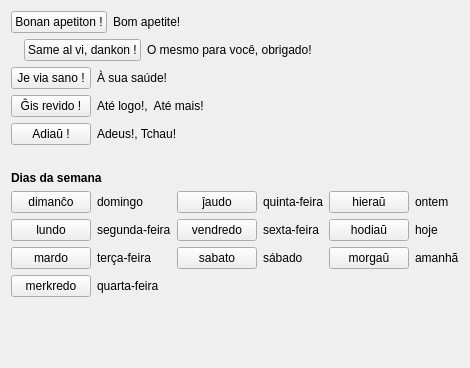
     <widget class="QWidget" name="tab_34">
      <attribute name="icon">
       <iconset resource="ikonoj.qrc">
        <normaloff>:/ikonoj/leciono.png</normaloff>:/ikonoj/leciono.png</iconset>
      </attribute>
      <attribute name="title">
       <string>2</string>
      </attribute>
      <layout class="QVBoxLayout" name="verticalLayout_151" stretch="0,1,0,3">
       <item>
        <layout class="QVBoxLayout" name="verticalLayout_146">
         <item>
          <layout class="QHBoxLayout" name="horizontalLayout_294">
           <item>
            <widget class="klakbutono" name="Lec04_Button1">
             <property name="sizePolicy">
              <sizepolicy hsizetype="Maximum" vsizetype="Fixed">
               <horstretch>0</horstretch>
               <verstretch>0</verstretch>
              </sizepolicy>
             </property>
             <property name="maximumSize">
              <size>
               <width>16777215</width>
               <height>16777215</height>
              </size>
             </property>
             <property name="text">
              <string>Bonan apetiton !</string>
             </property>
            </widget>
           </item>
           <item>
            <widget class="QLabel" name="Lec04_Label11">
             <property name="text">
              <string>Bom apetite!</string>
             </property>
             <property name="wordWrap">
              <bool>true</bool>
             </property>
            </widget>
           </item>
          </layout>
         </item>
         <item>
          <layout class="QHBoxLayout" name="horizontalLayout_296">
           <item>
            <widget class="label_sago_reversa" name="label_117">
             <property name="sizePolicy">
              <sizepolicy hsizetype="Maximum" vsizetype="Preferred">
               <horstretch>0</horstretch>
               <verstretch>0</verstretch>
              </sizepolicy>
             </property>
             <property name="maximumSize">
              <size>
               <width>16777215</width>
               <height>16777215</height>
              </size>
             </property>
             <property name="text">
              <string/>
             </property>
             <property name="pixmap">
              <pixmap resource="ikonoj.qrc">:/ikonoj/sago_revena.png</pixmap>
             </property>
             <property name="alignment">
              <set>Qt::AlignRight|Qt::AlignTrailing|Qt::AlignVCenter</set>
             </property>
            </widget>
           </item>
           <item>
            <widget class="klakbutono" name="Lec04_Button3">
             <property name="sizePolicy">
              <sizepolicy hsizetype="Maximum" vsizetype="Fixed">
               <horstretch>0</horstretch>
               <verstretch>0</verstretch>
              </sizepolicy>
             </property>
             <property name="maximumSize">
              <size>
               <width>16777215</width>
               <height>16777215</height>
              </size>
             </property>
             <property name="text">
              <string>Same al vi, dankon !</string>
             </property>
            </widget>
           </item>
           <item>
            <widget class="QLabel" name="Lec04_Label13">
             <property name="text">
              <string>O mesmo para você, obrigado!</string>
             </property>
             <property name="wordWrap">
              <bool>true</bool>
             </property>
            </widget>
           </item>
          </layout>
         </item>
         <item>
          <layout class="QHBoxLayout" name="horizontalLayout_297">
           <item>
            <widget class="klakbutono" name="Lec04_Button2">
             <property name="sizePolicy">
              <sizepolicy hsizetype="Maximum" vsizetype="Fixed">
               <horstretch>0</horstretch>
               <verstretch>0</verstretch>
              </sizepolicy>
             </property>
             <property name="maximumSize">
              <size>
               <width>16777215</width>
               <height>16777215</height>
              </size>
             </property>
             <property name="text">
              <string>Je via sano !</string>
             </property>
            </widget>
           </item>
           <item>
            <widget class="QLabel" name="Lec04_Label12">
             <property name="text">
              <string>À sua saúde!</string>
             </property>
             <property name="wordWrap">
              <bool>true</bool>
             </property>
            </widget>
           </item>
          </layout>
         </item>
         <item>
          <layout class="QHBoxLayout" name="horizontalLayout_295">
           <item>
            <widget class="klakbutono" name="Lec04_Button4">
             <property name="sizePolicy">
              <sizepolicy hsizetype="Maximum" vsizetype="Fixed">
               <horstretch>0</horstretch>
               <verstretch>0</verstretch>
              </sizepolicy>
             </property>
             <property name="maximumSize">
              <size>
               <width>16777215</width>
               <height>16777215</height>
              </size>
             </property>
             <property name="text">
              <string>Ĝis revido !</string>
             </property>
            </widget>
           </item>
           <item>
            <widget class="QLabel" name="Lec04_Label14">
             <property name="text">
              <string>Até logo!,  Até mais!</string>
             </property>
             <property name="wordWrap">
              <bool>true</bool>
             </property>
            </widget>
           </item>
          </layout>
         </item>
         <item>
          <layout class="QHBoxLayout" name="horizontalLayout_298">
           <item>
            <widget class="klakbutono" name="Lec04_Button5">
             <property name="sizePolicy">
              <sizepolicy hsizetype="Maximum" vsizetype="Fixed">
               <horstretch>0</horstretch>
               <verstretch>0</verstretch>
              </sizepolicy>
             </property>
             <property name="maximumSize">
              <size>
               <width>16777215</width>
               <height>16777215</height>
              </size>
             </property>
             <property name="text">
              <string>Adiaŭ !</string>
             </property>
            </widget>
           </item>
           <item>
            <widget class="QLabel" name="Lec04_Label15">
             <property name="text">
              <string>Adeus!, Tchau!</string>
             </property>
             <property name="wordWrap">
              <bool>true</bool>
             </property>
            </widget>
           </item>
          </layout>
         </item>
        </layout>
       </item>
       <item>
        <spacer name="verticalSpacer_6">
         <property name="orientation">
          <enum>Qt::Vertical</enum>
         </property>
         <property name="sizeHint" stdset="0">
          <size>
           <width>20</width>
           <height>40</height>
          </size>
         </property>
        </spacer>
       </item>
       <item>
        <layout class="QVBoxLayout" name="verticalLayout_150">
         <item>
          <widget class="titolo" name="Lec04_Label20">
           <property name="maximumSize">
            <size>
             <width>16777215</width>
             <height>16777215</height>
            </size>
           </property>
           <property name="font">
            <font>
             <weight>75</weight>
             <bold>true</bold>
            </font>
           </property>
           <property name="text">
            <string>Dias da semana</string>
           </property>
          </widget>
         </item>
         <item>
          <layout class="QHBoxLayout" name="horizontalLayout_311">
           <item>
            <layout class="QVBoxLayout" name="verticalLayout_147">
             <item>
              <layout class="QHBoxLayout" name="horizontalLayout_299">
               <item>
                <widget class="klakbutono" name="Lec04_Button391">
                 <property name="sizePolicy">
                  <sizepolicy hsizetype="Maximum" vsizetype="Fixed">
                   <horstretch>0</horstretch>
                   <verstretch>0</verstretch>
                  </sizepolicy>
                 </property>
                 <property name="maximumSize">
                  <size>
                   <width>16777215</width>
                   <height>16777215</height>
                  </size>
                 </property>
                 <property name="text">
                  <string>dimanĉo</string>
                 </property>
                </widget>
               </item>
               <item>
                <widget class="QLabel" name="Lec04_Label317">
                 <property name="text">
                  <string>domingo</string>
                 </property>
                 <property name="wordWrap">
                  <bool>true</bool>
                 </property>
                </widget>
               </item>
              </layout>
             </item>
             <item>
              <layout class="QHBoxLayout" name="horizontalLayout_300">
               <item>
                <widget class="klakbutono" name="Lec04_Button392">
                 <property name="sizePolicy">
                  <sizepolicy hsizetype="Maximum" vsizetype="Fixed">
                   <horstretch>0</horstretch>
                   <verstretch>0</verstretch>
                  </sizepolicy>
                 </property>
                 <property name="maximumSize">
                  <size>
                   <width>16777215</width>
                   <height>16777215</height>
                  </size>
                 </property>
                 <property name="text">
                  <string>lundo</string>
                 </property>
                </widget>
               </item>
               <item>
                <widget class="QLabel" name="Lec04_Label318">
                 <property name="text">
                  <string>segunda-feira</string>
                 </property>
                 <property name="wordWrap">
                  <bool>true</bool>
                 </property>
                </widget>
               </item>
              </layout>
             </item>
             <item>
              <layout class="QHBoxLayout" name="horizontalLayout_301">
               <item>
                <widget class="klakbutono" name="Lec04_Button393">
                 <property name="sizePolicy">
                  <sizepolicy hsizetype="Maximum" vsizetype="Fixed">
                   <horstretch>0</horstretch>
                   <verstretch>0</verstretch>
                  </sizepolicy>
                 </property>
                 <property name="maximumSize">
                  <size>
                   <width>16777215</width>
                   <height>16777215</height>
                  </size>
                 </property>
                 <property name="text">
                  <string>mardo</string>
                 </property>
                </widget>
               </item>
               <item>
                <widget class="QLabel" name="Lec04_Label319">
                 <property name="text">
                  <string>terça-feira</string>
                 </property>
                 <property name="wordWrap">
                  <bool>true</bool>
                 </property>
                </widget>
               </item>
              </layout>
             </item>
             <item>
              <layout class="QHBoxLayout" name="horizontalLayout_302">
               <item>
                <widget class="klakbutono" name="Lec04_Button394">
                 <property name="sizePolicy">
                  <sizepolicy hsizetype="Maximum" vsizetype="Fixed">
                   <horstretch>0</horstretch>
                   <verstretch>0</verstretch>
                  </sizepolicy>
                 </property>
                 <property name="maximumSize">
                  <size>
                   <width>16777215</width>
                   <height>16777215</height>
                  </size>
                 </property>
                 <property name="text">
                  <string>merkredo</string>
                 </property>
                </widget>
               </item>
               <item>
                <widget class="QLabel" name="Lec04_Label320">
                 <property name="text">
                  <string>quarta-feira</string>
                 </property>
                 <property name="wordWrap">
                  <bool>true</bool>
                 </property>
                </widget>
               </item>
              </layout>
             </item>
            </layout>
           </item>
           <item>
            <layout class="QVBoxLayout" name="verticalLayout_148">
             <item>
              <layout class="QHBoxLayout" name="horizontalLayout_303">
               <item>
                <widget class="klakbutono" name="Lec04_Button395">
                 <property name="sizePolicy">
                  <sizepolicy hsizetype="Maximum" vsizetype="Fixed">
                   <horstretch>0</horstretch>
                   <verstretch>0</verstretch>
                  </sizepolicy>
                 </property>
                 <property name="maximumSize">
                  <size>
                   <width>16777215</width>
                   <height>16777215</height>
                  </size>
                 </property>
                 <property name="text">
                  <string>ĵaudo</string>
                 </property>
                </widget>
               </item>
               <item>
                <widget class="QLabel" name="Lec04_Label321">
                 <property name="text">
                  <string>quinta-feira</string>
                 </property>
                 <property name="wordWrap">
                  <bool>true</bool>
                 </property>
                </widget>
               </item>
              </layout>
             </item>
             <item>
              <layout class="QHBoxLayout" name="horizontalLayout_304">
               <item>
                <widget class="klakbutono" name="Lec04_Button396">
                 <property name="sizePolicy">
                  <sizepolicy hsizetype="Maximum" vsizetype="Fixed">
                   <horstretch>0</horstretch>
                   <verstretch>0</verstretch>
                  </sizepolicy>
                 </property>
                 <property name="maximumSize">
                  <size>
                   <width>16777215</width>
                   <height>16777215</height>
                  </size>
                 </property>
                 <property name="text">
                  <string>vendredo</string>
                 </property>
                </widget>
               </item>
               <item>
                <widget class="QLabel" name="Lec04_Label322">
                 <property name="text">
                  <string>sexta-feira</string>
                 </property>
                 <property name="wordWrap">
                  <bool>true</bool>
                 </property>
                </widget>
               </item>
              </layout>
             </item>
             <item>
              <layout class="QHBoxLayout" name="horizontalLayout_305">
               <item>
                <widget class="klakbutono" name="Lec04_Button397">
                 <property name="sizePolicy">
                  <sizepolicy hsizetype="Maximum" vsizetype="Fixed">
                   <horstretch>0</horstretch>
                   <verstretch>0</verstretch>
                  </sizepolicy>
                 </property>
                 <property name="maximumSize">
                  <size>
                   <width>16777215</width>
                   <height>16777215</height>
                  </size>
                 </property>
                 <property name="text">
                  <string>sabato</string>
                 </property>
                </widget>
               </item>
               <item>
                <widget class="QLabel" name="Lec04_Label323">
                 <property name="text">
                  <string>sábado</string>
                 </property>
                 <property name="wordWrap">
                  <bool>true</bool>
                 </property>
                </widget>
               </item>
              </layout>
             </item>
             <item>
              <layout class="QHBoxLayout" name="horizontalLayout_306">
               <item>
                <widget class="QLabel" name="label_108">
                 <property name="text">
                  <string/>
                 </property>
                 <property name="wordWrap">
                  <bool>true</bool>
                 </property>
                </widget>
               </item>
              </layout>
             </item>
            </layout>
           </item>
           <item>
            <layout class="QVBoxLayout" name="verticalLayout_149">
             <item>
              <layout class="QHBoxLayout" name="horizontalLayout_307">
               <item>
                <widget class="klakbutono" name="Lec04_Button410">
                 <property name="sizePolicy">
                  <sizepolicy hsizetype="Maximum" vsizetype="Fixed">
                   <horstretch>0</horstretch>
                   <verstretch>0</verstretch>
                  </sizepolicy>
                 </property>
                 <property name="maximumSize">
                  <size>
                   <width>16777215</width>
                   <height>16777215</height>
                  </size>
                 </property>
                 <property name="text">
                  <string>hieraŭ</string>
                 </property>
                </widget>
               </item>
               <item>
                <widget class="QLabel" name="Lec04_Label3">
                 <property name="text">
                  <string>ontem</string>
                 </property>
                 <property name="wordWrap">
                  <bool>true</bool>
                 </property>
                </widget>
               </item>
              </layout>
             </item>
             <item>
              <layout class="QHBoxLayout" name="horizontalLayout_308">
               <item>
                <widget class="klakbutono" name="Lec04_Button411">
                 <property name="sizePolicy">
                  <sizepolicy hsizetype="Maximum" vsizetype="Fixed">
                   <horstretch>0</horstretch>
                   <verstretch>0</verstretch>
                  </sizepolicy>
                 </property>
                 <property name="maximumSize">
                  <size>
                   <width>16777215</width>
                   <height>16777215</height>
                  </size>
                 </property>
                 <property name="text">
                  <string>hodiaŭ</string>
                 </property>
                </widget>
               </item>
               <item>
                <widget class="QLabel" name="Lec04_Label4">
                 <property name="text">
                  <string>hoje</string>
                 </property>
                 <property name="wordWrap">
                  <bool>true</bool>
                 </property>
                </widget>
               </item>
              </layout>
             </item>
             <item>
              <layout class="QHBoxLayout" name="horizontalLayout_309">
               <item>
                <widget class="klakbutono" name="Lec04_Button412">
                 <property name="sizePolicy">
                  <sizepolicy hsizetype="Maximum" vsizetype="Fixed">
                   <horstretch>0</horstretch>
                   <verstretch>0</verstretch>
                  </sizepolicy>
                 </property>
                 <property name="maximumSize">
                  <size>
                   <width>16777215</width>
                   <height>16777215</height>
                  </size>
                 </property>
                 <property name="text">
                  <string>morgaŭ</string>
                 </property>
                </widget>
               </item>
               <item>
                <widget class="QLabel" name="Lec04_Label19">
                 <property name="text">
                  <string>amanhã</string>
                 </property>
                 <property name="wordWrap">
                  <bool>true</bool>
                 </property>
                </widget>
               </item>
              </layout>
             </item>
             <item>
              <layout class="QHBoxLayout" name="horizontalLayout_310">
               <item>
                <widget class="QLabel" name="label_115">
                 <property name="text">
                  <string/>
                 </property>
                 <property name="wordWrap">
                  <bool>true</bool>
                 </property>
                </widget>
               </item>
              </layout>
             </item>
            </layout>
           </item>
          </layout>
         </item>
        </layout>
       </item>
       <item>
        <spacer name="verticalSpacer_7">
         <property name="orientation">
          <enum>Qt::Vertical</enum>
         </property>
         <property name="sizeHint" stdset="0">
          <size>
           <width>20</width>
           <height>40</height>
          </size>
         </property>
        </spacer>
       </item>
      </layout>
     </widget>
